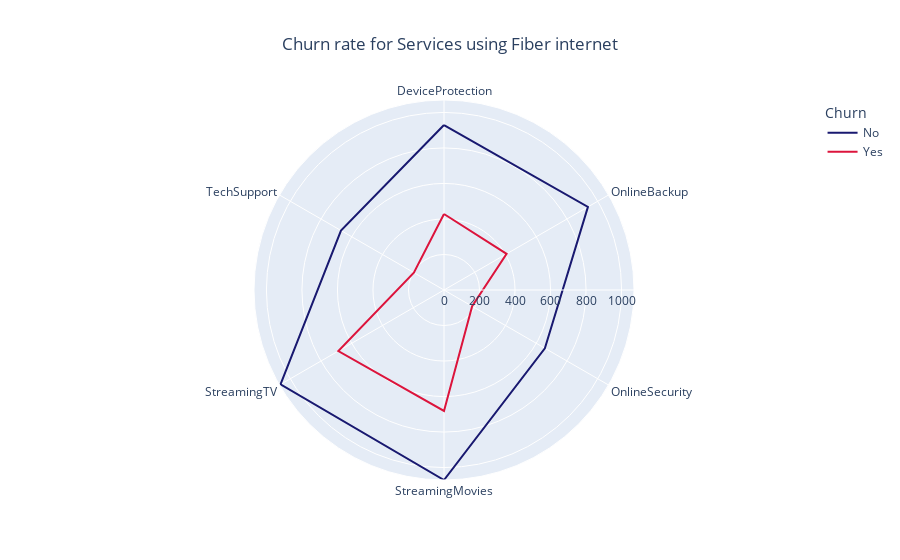

Here is the notebook cell this chart was saved with:
### Markdown cell above
##### Fiber optic

### Code cell
Fiber = df[df['InternetService']=='Fiber optic']
f = Fiber[['Churn', 'OnlineSecurity', 'OnlineBackup', 'DeviceProtection', 'TechSupport',
   'StreamingTV', 'StreamingMovies']]
g = f.melt(id_vars=['Churn'])
g = g[g['value']=='Yes']
n_ = g.groupby(['variable'])['Churn'].value_counts().reset_index()

fig2 =  px.line_polar(n_, r='count', theta='variable', color='Churn', line_close=True, title='Churn rate for Services using Fiber internet',
                      color_discrete_sequence=['midnightblue','crimson']
                     )    
fig2.update_layout(title_x=0.5)
fig2.show()

### Figure 1 — Plotly figure (JSON) as saved in the notebook; plotly's stock layout.template omitted (floating-point values rounded to 4 significant figures)
{"data": [{"hovertemplate": "Churn=No<br>count=%{r}<br>variable=%{theta}<extra></extra>", "legendgroup": "No", "line": {"color": "midnightblue", "dash": "solid"}, "marker": {"symbol": "circle"}, "mode": "lines", "name": "No", "r": [929, 936, 656, 1070, 1063, 670, 929], "showlegend": true, "subplot": "polar", "theta": ["DeviceProtection", "OnlineBackup", "OnlineSecurity", "StreamingMovies", "StreamingTV", "TechSupport", "DeviceProtection"], "type": "scatterpolar"}, {"hovertemplate": "Churn=Yes<br>count=%{r}<br>variable=%{theta}<extra></extra>", "legendgroup": "Yes", "line": {"color": "crimson", "dash": "solid"}, "marker": {"symbol": "circle"}, "mode": "lines", "name": "Yes", "r": [428, 407, 183, 681, 687, 196, 428], "showlegend": true, "subplot": "polar", "theta": ["DeviceProtection", "OnlineBackup", "OnlineSecurity", "StreamingMovies", "StreamingTV", "TechSupport", "DeviceProtection"], "type": "scatterpolar"}], "layout": {"autosize": true, "legend": {"title": {"text": "Churn"}, "tracegroupgap": 0}, "polar": {"angularaxis": {"direction": "clockwise", "rotation": 90, "type": "category"}, "domain": {"x": [0, 1], "y": [0, 1]}, "radialaxis": {"autorange": true, "range": [0, 1070], "type": "linear"}}, "title": {"text": "Churn rate for Services using Fiber internet", "x": 0.5}}}
